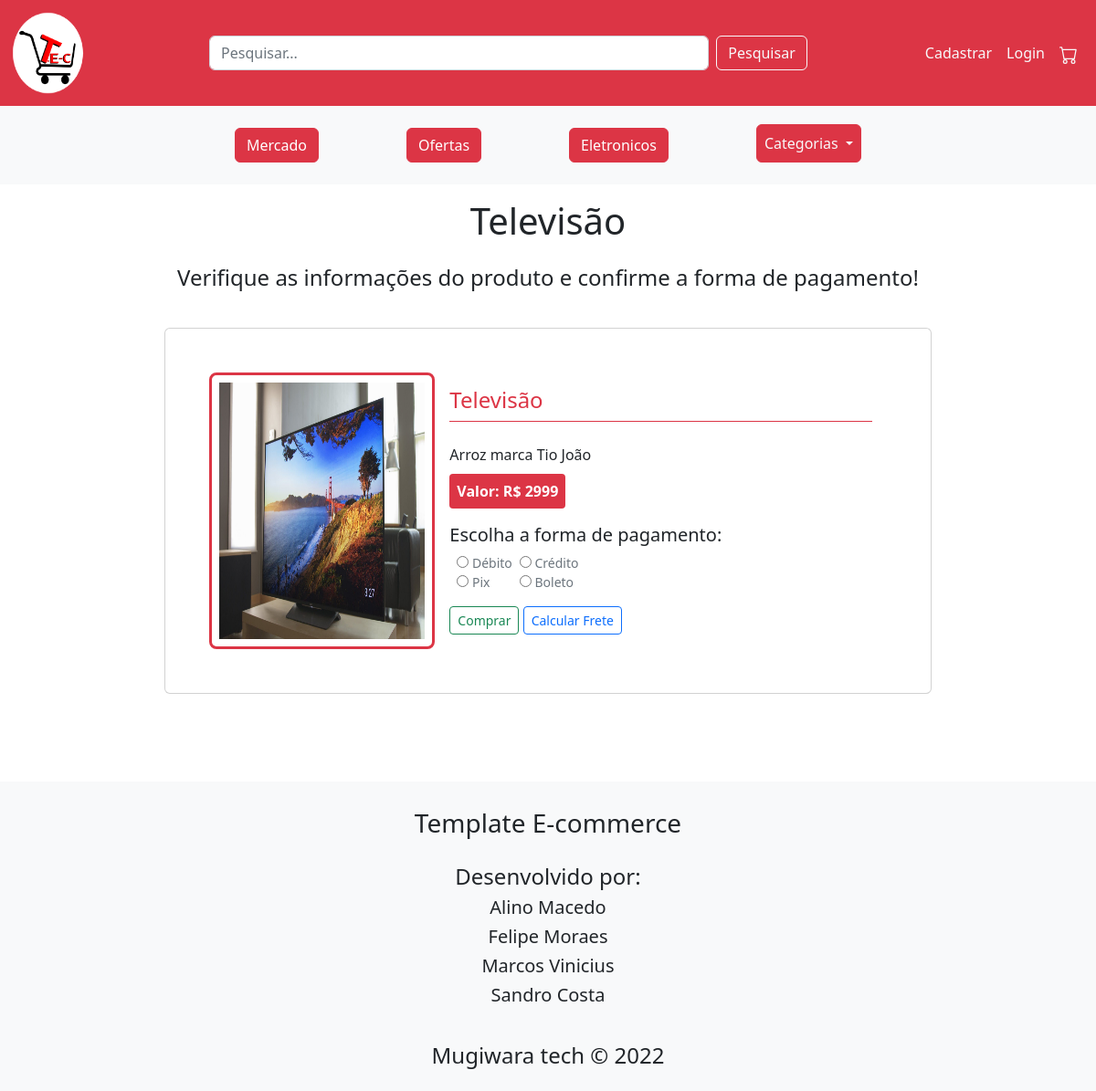
Page /Script/telaProduto.php?id=29 on the committed database.
### tables this page shows
CREATE TABLE `produto` (
  `prod_id` int(11) NOT NULL,
  `prod_nome` varchar(120) NOT NULL,
  `prod_validade` date NOT NULL,
  `prod_marca` varchar(120) NOT NULL,
  `prod_valor` double NOT NULL,
  `prod_img1` varchar(120) DEFAULT NULL,
  `prod_img2` varchar(120) DEFAULT NULL,
  `prod_img3` varchar(120) DEFAULT NULL,
  `prod_desc` varchar(300) NOT NULL
);

### Script/telaProduto.php (the view, shortened to what this page needs)
<?php
require 'conexao.php';
$id = $_GET['id'];
$sql = "SELECT * FROM produto WHERE prod_id = ?" ;
    $user = $con->prepare($sql);
    $user->bindValue(1,$id);
    $user->execute();
    $dados = $user->fetch(PDO::FETCH_ASSOC);
    ?>
<!DOCTYPE html>
<html lang="en">
<head>
    <link rel="stylesheet" href="css/reset.css" />
    <link rel="stylesheet" href="https://cdn.jsdelivr.net/npm/swiper/swiper-bundle.min.css" />
    <link href="https://cdn.jsdelivr.net/npm/bootstrap@5.2.2/dist/css/bootstrap.min.css" rel="stylesheet" />
</head>
<body>
<header>
    <nav class="navbar navbar-expand-lg bg-danger text-light">
      <div class="container-fluid text-light">
      <a class="navbar-brand text-light" href="../index.php"><img src="../img/Logo/logo final 4k muito cara encurtado pra ficar no fit - PNG.png" alt="" width="80px" height="90px"></a>
        <div class=" d-lg-flex mt-3 mt-xl-0 container-fluid justify-content-center">
          <form class="d-flex w-75 mx-auto" role="search" action="./pesquisa_produto.php">
            <input class="form-control me-2" name="txt" type="search" placeholder="Pesquisar..." aria-label="Search" />
            <button class="btn btn-outline-light" type="submit">
              Pesquisar
            </button>
          </form>
        </div>
        <div class="collapse navbar-collapse text-light" id="navbarSupportedContent">
          <ul class="navbar-nav ms-auto mb-2 mb-lg-0">
            <?php
            if (isset($_SESSION['nome'])) {
            ?>
              <li class="nav-item dropdown list-unstyled m-1">
        <a class="nav-link dropdown-toggle btn btn-danger p-2 text-light" href="#" role="button" data-bs-toggle="dropdown" aria-expanded="false">
        <?php echo "Olá, " . $_SESSION['nome'];?>
        </a>
        <ul class="dropdown-menu">
          <li><a class="dropdown-item" href="../form/formUpdateUsuario.php?id=<?=$_SESSION['id'];?>">Editar conta</a></li>
          <li><a class="dropdown-item" href="./scriptlogout.php"> Sair </a></li>
        </ul>
      </li>
            <?php
            } else {
            ?>
              <li class="nav-item">
                <a class="nav-link active text-light" aria-current="page" href="../Form/formCadUsuario.php">Cadastrar</a>
              </li>
              <li class="nav-item">
                <a class="nav-link active text-light" aria-current="page" href="../Form/formlogin.php">Login</a>
              </li>
            <?php } ?>
            <li class="nav-item">
              <a class="nav-link text-light text-nowrap" href="../dev.php">
              </a>
            </li>
          </ul>
        </div>
      </div>
    </nav>
    <section class="container-fluid bg-light p-3 d-flex flex-wrap justify-content-center text-dark">
      <div class="row">
        <div class="d-flex justify-content-center ">
          <a href="../dev.php"><button type="button" class="btn btn-danger m-2 bx-sh mx-5">Mercado</button></a>
          <a href="../dev.php"><button type="button" class="btn btn-danger m-2 bx-sh mx-5">Ofertas</button></a>
          <a href="../dev.php"><button type="button" class="btn btn-danger m-2 bx-sh mx-5">Eletronicos</button></a>
        </div>
      </div>
      <li class="nav-item dropdown list-unstyled m-1 mx-5">
        <a class="nav-link dropdown-toggle btn btn-danger p-2 text-light" href="#" role="button" data-bs-toggle="dropdown" aria-expanded="false">
          Categorias
        </a>
      </li>
    </section>
</header>
    <h1 class="text-center pt-3 position-relative"><?=$dados['prod_nome'] ?></h1>
    <h4 class="text-center pt-3">
        Verifique as informações do produto e confirme a forma de pagamento!
    </h4>
    <div class="d-flex justify-content-center align-items-center mt-3">
        <div class="card mb-5 w-100 p-5 mx-auto m-4 alturaTals" style="max-width: 70%;" id="">
            <div class="row g-0">
                <div class="col-md-4">
                    <img src="../img/<?=$dados['prod_img1']?>" class="img-fluid rounded-3 h-100 border border-danger border-3 p-2" alt="...">
                </div>
                <div class="col-md-8">
                    <div class="card-body">
                        <h3 class="card-title h4 pb-2 mb-4 text-danger border-bottom border-danger"> <?=$dados['prod_nome'] ?></h3>
                        <p class="card-text"><?=$dados['prod_desc']?></p>
                        <div class="card-text mx-auto"><strong class=" bg-danger rounded-1 p-2 mb-2 text-white">Valor: R$ <?=$dados['prod_valor'] ?> </strong></div>
                        <br>
                        <h5>Escolha a forma de pagamento:</h5>
                        <div class="d-flex">
                            <div class="d-flex align-items-center flex-column mx-2">
                                <small class="text-muted">
                                    <input type="radio" name="pag"> Débito</small>
                                <small class="text-muted text-decoration-none w-100">
                                    <input class="p-2" type="radio" name="pag"> Pix</small>
                            </div>
                            <div class="row">
                                <small class="text-muted align-items-center flex-column">
                                    <input type="radio" name="pag"> Crédito</small>
                                <small class="text-muted">
                                    <input type="radio" name="pag"> Boleto</small>
                            </div>
                        </div>
                        <a class="btn btn-outline-success btn-sm" href="../dev.php" data-abc="true">Comprar</a>
                        <a class="btn btn-outline-primary btn-sm" href="../dev.php" data-abc="true">Calcular Frete</a>
                    </div>
                </div>
            </div>
        </div>
    </div>
<footer class="container-fluid mt-5 text-center bottom-0">
    <div class="row  mt-5">
      <div class="col-12 bg-light p-4 fs-3">Template E-commerce</div>
    </div>
    <div class="row bg-light">
      <div class="col-sm-3 col-10 pb-3 mx-auto">
        <h4>Desenvolvido por: <br> <h5>Alino Macedo</h5> <h5>Felipe Moraes</h5>  <h5>Marcos Vinicius</h5>  <h5>Sandro Costa</h5> </h4>
      </div>
      <div class="bg-light w-100">
        <div class="col-12 p-3">
          <h4 class="">Mugiwara tech &copy; 2022</h4>
        </div>
      </div>
    </div>
  </footer>
</body>
</html>

### rows in the picture
produto: prod_nome "Televisão", prod_img1 (picture), prod_desc "Arroz marca Tio João", prod_valor "2999"
